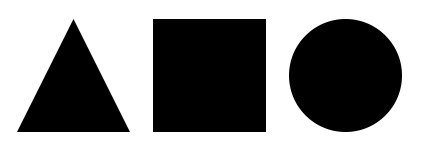
#> input picture 03_opencv/img/shapes.png, 423 x 150 px
$ python cntr_find.py
#> lines starting #> are read from the running program, lines starting #| are printed output that depends on the picture; after the words box and inside, x2 and y2 are one past the last pixel; in counts of white or black regions, pixels touching at a corner belong together
# 컨투어 찾기와 그리기 (cntr_find.py)

import cv2
import numpy as np

img = cv2.imread('../img/shapes.png')
#> img is the input picture: shape (150, 423, 3); min 0, max 255, mean 137.7
img2 = img.copy()

# @그레이스케일로 변환
imgray = cv2.cvtColor(img, cv2.COLOR_BGR2GRAY)

# @스레시홀드로 바이너리 이미지로 만들어서 검은배경에 흰색전경으로 반전
ret, imthres = cv2.threshold(imgray, 127, 255, cv2.THRESH_BINARY_INV)
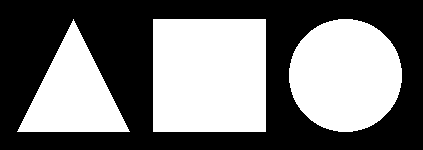
#> imthres: shape (150, 423); 46% white; 3 white regions

# @가장 바깥쪽 컨투어에 대해 모든 좌표 반환 / openCV 4.x 이상 버전에는 im2값을 리턴하지 않음
contour, hierarchy = cv2.findContours(imthres, cv2.RETR_EXTERNAL, \
                                                 cv2.CHAIN_APPROX_NONE) # 모든 좌표에 컨투어 그림
#> contour = 3 contours; box (x1, y1, x2, y2) and area: (153, 19, 266, 132) 12544, (289, 19, 402, 132) 9870, (17, 19, 130, 132) 6216

# @가장 바깥쪽 컨투어에 대해 꼭지점 좌표만 반환 / openCV 4.x 이상 버전에는 im2값을 리턴하지 않음
contour2, hierarchy = cv2.findContours(imthres, cv2.RETR_EXTERNAL, \
                                                cv2.CHAIN_APPROX_SIMPLE) # 꼭짓점만 표시
#> contour2 has the same summary as contour
# @각각의 컨투의 갯수 출력
print('도형의 갯수: %d(%d)'% (len(contour), len(contour2)))
#| 도형의 갯수: 3(3)

# @모든 좌표를 갖는 컨투어 그리기, 초록색
cv2.drawContours(img, contour, -1, (0,255,0), 4)
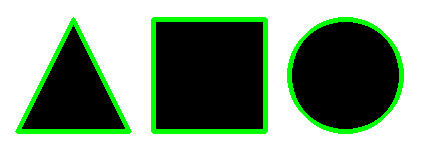
#> img: shape (150, 423, 3); 8.62% of pixels changed, all inside (x1, y1, x2, y2) = (15, 17, 404, 134)
# @꼭지점 좌표만을 갖는 컨투어 그리기, 초록색
cv2.drawContours(img2, contour2, -1, (0,255,0), 4)

# @컨투어 모든 좌표를 작은 파랑색 점(원)으로 표시
for i in contour:
    for j in i:
        cv2.circle(img, tuple(j[0]), 1, (255,0,0), -1)
#> this loop made 3 passes
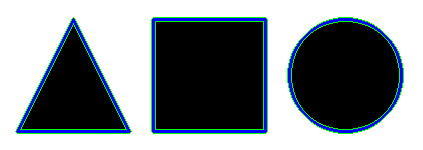
#> img: shape (150, 423, 3); 5.18% of pixels changed, all inside (x1, y1, x2, y2) = (16, 18, 403, 133)

# @컨투어 꼭지점 좌표를 작은 파랑색 점(원)으로 표시
for i in contour2:
    for j in i:
        cv2.circle(img2, tuple(j[0]), 1, (255,0,0), -1)
#> this loop made 3 passes
#> i on pass 2: [[153, 19], [153, 131], [265, 131], [265, 19]]
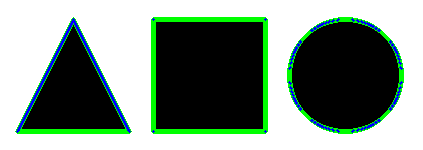
#> img2: shape (150, 423, 3); 1.96% of pixels changed, all inside (x1, y1, x2, y2) = (16, 18, 403, 133)

# @결과 출력
cv2.imshow('CHAIN_APPROX_NONE', img)
cv2.imshow('CHAIN_APPROX_SIMPLE', img2)

cv2.waitKey(0)
cv2.destroyAllWindows()

$ run again, with 03_opencv/img/hand.jpg saved as 03_opencv/img/shapes.png
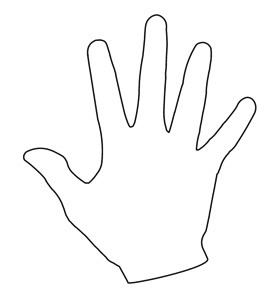
#> input picture 03_opencv/img/hand.jpg, 269 x 295 px
#> img is the input picture: shape (295, 269, 3); min 0, max 255, mean 249.1
#> `ret, imthres = cv2.threshold(imgray, 127, 255, cv2.THRESH_BINARY_INV)`:
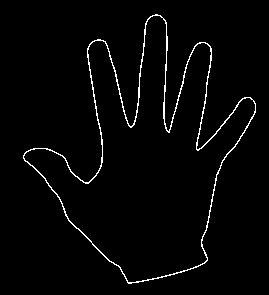
#> imthres: shape (295, 269); 2.3% white in thin lines or dots, all inside (x1, y1, x2, y2) = (23, 14, 256, 284)
#> contour = 1 contour; box (x1, y1, x2, y2) and area: (23, 14, 256, 284) 27536
#> contour2 has the same summary as contour
#| 도형의 갯수: 1(1)
#> the loop `for i in contour:` made 1 pass
#> the loop `for i in contour2:` made 1 pass
#> after the loop `for i in contour2:`:
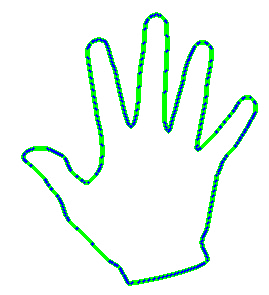
#> img2: shape (295, 269, 3); mean B, G, R 241.9, 248.9, 235.8
